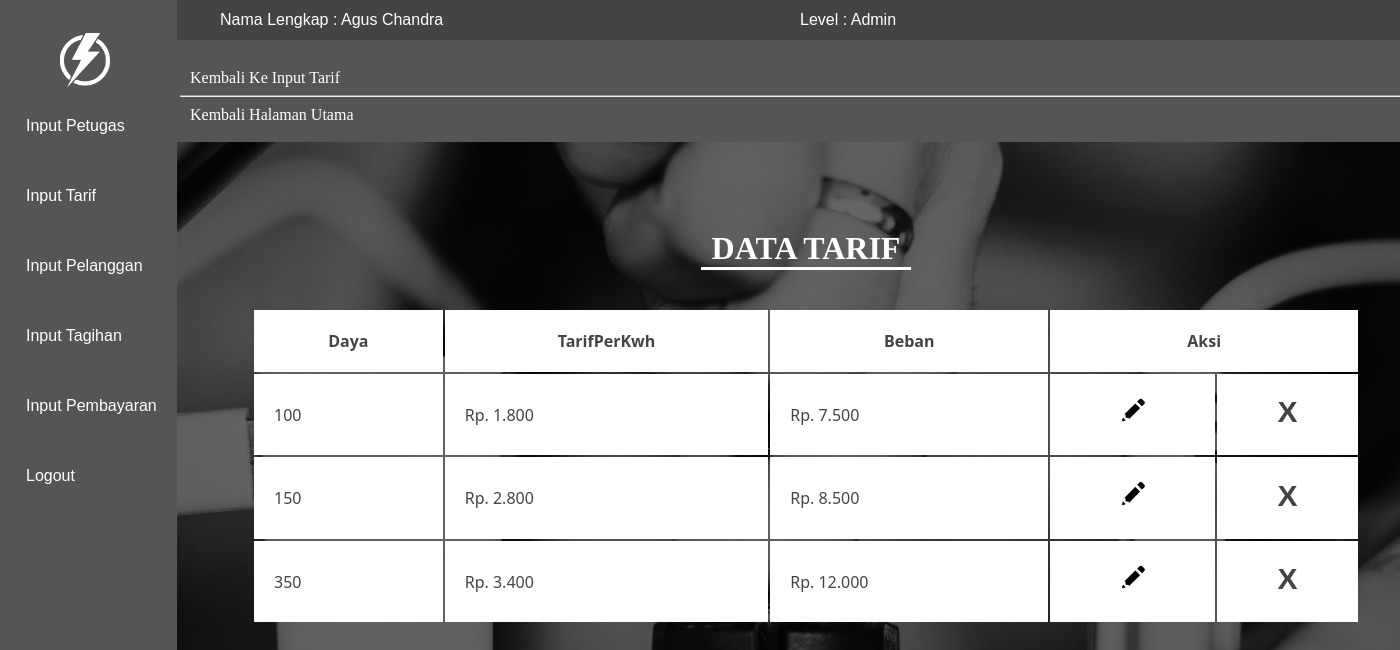
/tarif/tampil-tarif.php (signed in), run on the app's committed database.
### tables this page shows
CREATE TABLE `tbtarif` (
  `KodeTarif` int(11) NOT NULL,
  `Daya` int(11) NOT NULL,
  `TarifPerKwh` int(11) NOT NULL,
  `Beban` int(11) NOT NULL
);

### koneksi.php (called while the page is built, shortened)
<?php
function query($sql){
    $query = mysql_query($sql);
    return $query;
}
function jadiArray($query){
    $hasil = mysql_fetch_array($query);
    return $hasil;
}
?>

### tarif/tampil-tarif.php (the view, shortened to what this page needs)
<?php
include '../koneksi.php';
if(isset($_SESSION['Admin']) || isset($_SESSION['Petugas']))
{
?>
<!DOCTYPE html>
<html lang="en">
<head>
    <link rel="stylesheet" href="../style.css">
</head>
<body>
    <?php include "../navbar.php"; ?>
    <div class="container">
        <center>
            <h1>Data Tarif</h1>
            <hr>
        </center>
        <br>
        <table border="1px" width="100%">
            <tr>
                <th>Daya</td>
                <th>TarifPerKwh</td>
                <th>Beban</td>
                <th colspan="2">Aksi</th>
            </tr>
            <?php
                $query = query("select * from tbtarif");
                while($hasil = jadiArray($query))
                {
            ?>
            <tr>
                <td>
                    <?=$hasil['Daya']?>
                </td>
                <td>Rp.
                    <?php
                $beban = $hasil['TarifPerKwh'];
                $tarifformat = number_format($beban,0,'.','.');
                echo $tarifformat;
                ?>
                </td>
                <td>Rp.
                    <?php
                $beban = $hasil['Beban'];
                $bebanformat = number_format($beban,0,'.','.');
                echo $bebanformat;
                ?>
                </td>
                <td align="center">
                    <a href="edit-tarif.php?kode=<?=$hasil['KodeTarif'];?>"><img  width="30px" src="../img/edit.jpg" alt=""></a>
                </td>
                <td align="center">
                    <a onclick="return confirm('yakin hapus ??');" href="hapus-tarif.php?kode=<?=$hasil['KodeTarif'];?>"><span>X</span></a>
                </td>
            </tr>
            <?php
                }
            ?>
        </table>
    </div>
    <div class="navbawah">
        <br>
        <a href="index.php">Kembali Ke Input Tarif</a>
        <hr>
        <a href="../home.php">Kembali Halaman Utama</a>
    </div>
</body>
</html>
<?php
    }
else
{
    echo"<script>
    alert('Anda Tidak Boleh Masuk');
    location.href='../home.php';
    </script>";
}
?>

### style.css (style rules this page uses)
* { margin: 0; padding: 0; }
body { background: linear-gradient(rgba(0, 0, 0, 0.6), rgba(0, 0, 0, 0.6)), url('img/bg2.jpg'); background-position: center; background-repeat: no-repeat; overflow-x: hidden; background-size: 1900px 1200px; background-attachment: fixed; }
.container { position: absolute; top: 230px; right: 20px; width: 82%; z-index: -9; }
.container h1 { color: rgb(255, 255, 255); font-family: 'Franklin Gothic'; position: relative; text-transform: uppercase; }
.container hr { width: 210px; text-align: center; border: none; border-bottom: 3px solid rgb(255, 255, 255); }
.container table { border: none; padding: 20px; }
.container table tr { width: 80%; background: #fff; border: none; }
.container table tr td { background: #fff; border: none; padding: 20px; font-family: Segoe UI; color: #444; }
.container table tr th { border: none; padding: 20px; font-family: Segoe UI; color: #444; }
.container table tr td a { color: #444; text-decoration: none; display: inline-block; line-height: 30px; }
.navbawah { position: absolute; top: 4%; left: 170px; width: 100%; background: #555; padding: 10px; z-index: -999; }
.navbawah a { width: 100px; color: #fff; line-height: 35px; padding: 10px; text-decoration: none; transition: .5s; }
span { font-size: 30px; font-family: Arial; font-weight: bolder; }
td a { border-bottom: 1px solid #fff; transition: .5s; }

### data on the page
tbtarif: Daya "100", TarifPerKwh "1.800", Beban "7.500"
tbtarif: Daya "150", TarifPerKwh "2.800", Beban "8.500"
tbtarif: Daya "350", TarifPerKwh "3.400", Beban "12.000"

### other printed values
$_SESSION['NamaLengkap'] "Agus Chandra"
